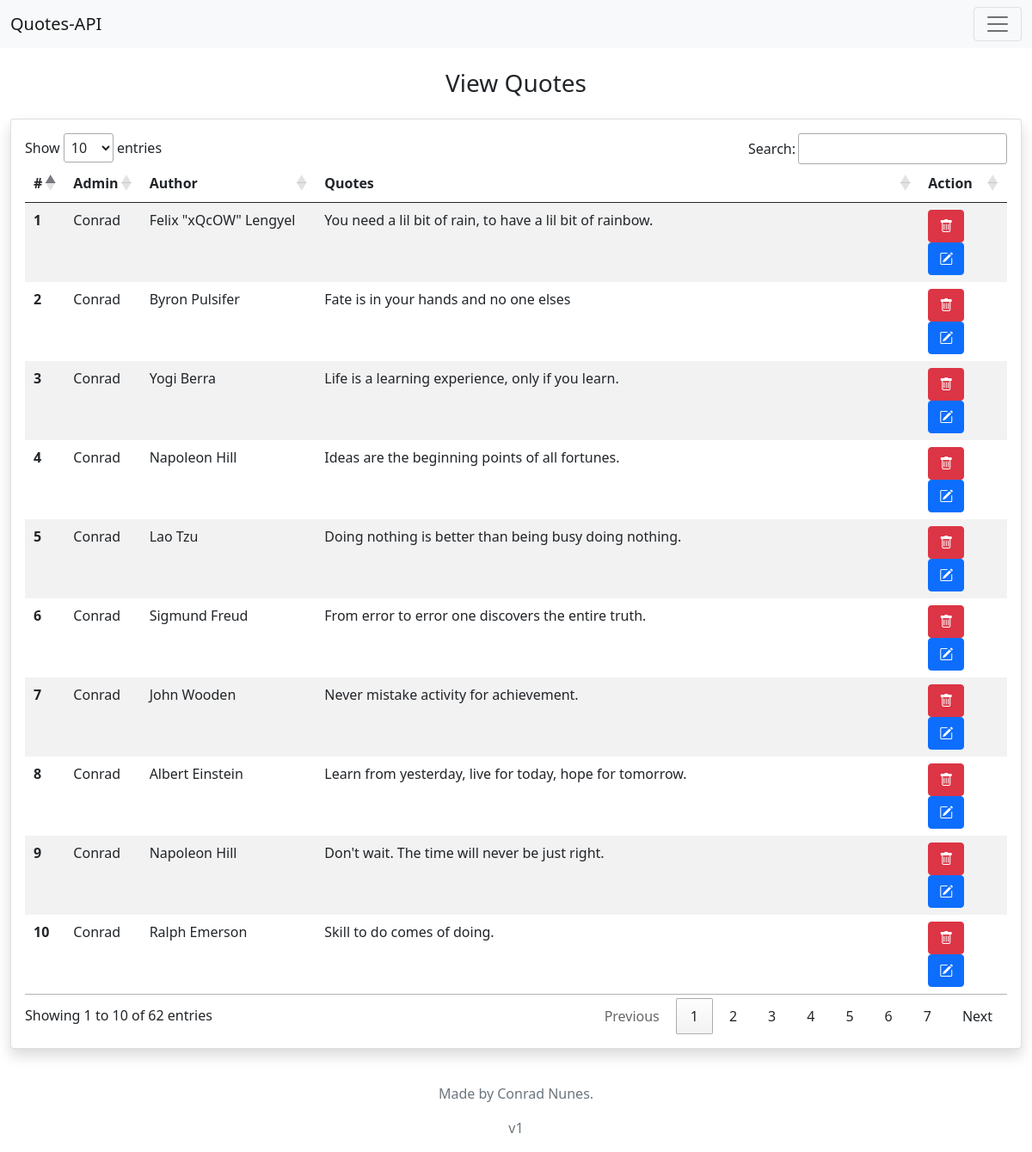
Page /quotes-api/admin/viewQuotes.php (signed in) on the committed database.
### tables this page shows
CREATE TABLE `quotes` (
  `id` int(11) NOT NULL,
  `admin_id` int(11) NOT NULL,
  `author` varchar(100) NOT NULL,
  `quote` varchar(255) NOT NULL
);

CREATE TABLE `admin_register` (
  `id` int(11) NOT NULL,
  `email` varchar(100) NOT NULL,
  `password` varchar(100) NOT NULL,
  `name` varchar(100) NOT NULL
);

### quotes-api/admin/viewQuotes.php (the view, shortened to what this page needs)
<?php
	if (isset($_SESSION['admin_name']) && $_SESSION['admin_name'] != null) {
?>
<!DOCTYPE html>
<html lang="en">
<head>
    <?php include ('../headerLinks.php'); ?>
	<?php include ('adminHeader.php'); ?>
</head>
<body>
    <?php include ('navbar.php'); ?>
    <div class="my-4 py-2"></div>
    <div class="container-fluid">
        <div class="row">
			<div class="col-12">
				<h3 class="text-dark text-center p-3">View Quotes</h3>
			</div>
		</div>
        <div class="row">
            <div class="col-12">
                <div class="card shadow p-3">
                    <div class="table-responsive">
                        <table id="quotesTable" class="table table-borderless table-striped table-hover">
                            <thead>
                                <tr>
                                    <th scope="col">#</th>
                                    <th scope="col">Admin</th>
                                    <th scope="col">Author</th>
                                    <th scope="col">Quotes</th>
                                    <th scope="col">Action</th>
                                </tr>
                            </thead>
                            <tbody>
                                <?php
                                    require_once('config.php');
                                    $query = "SELECT quotes.*, admin_register.name FROM quotes JOIN admin_register ON admin_register.id = quotes.admin_id";
                                    $result = mysqli_query($conn, $query);
                                    $i = 1;
                                    while ($res = mysqli_fetch_assoc($result)) {
                                ?>
                                <tr>
                                    <th scope="row"><?php echo $i++;?></th>
                                    <td><?php echo $res['name'];?></td>
                                    <td><?php echo $res['author'];?></td>
                                    <td><?php echo $res['quote'];?></td>
                                    <td>
                                        <button class="btn btn-danger" data-bs-toggle="modal" data-bs-target="#deleteModal" onclick="deleteQuote(<?php echo $res['id'];?>)">
                                            <i class="bi bi-trash"></i>
                                        </button>
                                        <a class="btn btn-primary" href="./editQuote.php?id=<?php echo $res['id'];?>">
                                            <i class="bi bi-pencil-square"></i>
                                        </a>
                                    </td>
                                </tr>
                                <?php
                                    }
                                ?>
                            </tbody>
                        </table>
                    </div>
                </div>
            </div>
        </div>
    </div>
    <?php include ('../footer.php'); ?>
</body>
</html>
<?php
	} else {
		header("Location: index.php");
	}
?>

### quotes-api/headerLinks.php (shortened to what this page needs)
<link href="https://cdn.jsdelivr.net/npm/bootstrap@5.1.0/dist/css/bootstrap.min.css" rel="stylesheet">
<link rel="stylesheet" href="https://cdn.jsdelivr.net/npm/bootstrap-icons@1.5.0/font/bootstrap-icons.css">
<link rel="stylesheet" type="text/css" href="https://cdn.datatables.net/1.10.25/css/jquery.dataTables.css">

### quotes-api/admin/adminHeader.php
<link href="../css/admin.css" rel="stylesheet">

### quotes-api/admin/navbar.php (shortened to what this page needs)
<nav class="navbar navbar-light bg-light fixed-top">
    <div class="container-fluid">
        <a class="navbar-brand" href="#">Quotes-API</a>
        <button class="navbar-toggler" type="button" data-bs-toggle="offcanvas" data-bs-target="#offcanvasNavbar" aria-controls="offcanvasNavbar">
        <span class="navbar-toggler-icon"></span>
        </button>
    </div>
</nav>

### quotes-api/footer.php
<footer class="justify-content-center pt-3 mt-4">
    <p class="text-center text-muted">Made by Conrad Nunes.</p>
    <p class="text-center text-muted">v1</p>
</footer>

### rows in the picture
quotes: admin_register.name "Conrad", author "Felix \"xQcOW\" Lengyel", quote "You need a lil bit of rain, to have a lil bit of rainbow."
quotes: admin_register.name "Conrad", author "Byron Pulsifer", quote "Fate is in your hands and no one elses"
quotes: admin_register.name "Conrad", author "Yogi Berra", quote "Life is a learning experience, only if you learn."
quotes: admin_register.name "Conrad", author "Napoleon Hill", quote "Ideas are the beginning points of all fortunes."
quotes: admin_register.name "Conrad", author "Lao Tzu", quote "Doing nothing is better than being busy doing nothing."
quotes: admin_register.name "Conrad", author "Sigmund Freud", quote "From error to error one discovers the entire truth."
quotes: admin_register.name "Conrad", author "John Wooden", quote "Never mistake activity for achievement."
quotes: admin_register.name "Conrad", author "Albert Einstein", quote "Learn from yesterday, live for today, hope for tomorrow."
quotes: admin_register.name "Conrad", author "Napoleon Hill", quote "Don't wait. The time will never be just right."
quotes: admin_register.name "Conrad", author "Ralph Emerson", quote "Skill to do comes of doing."
